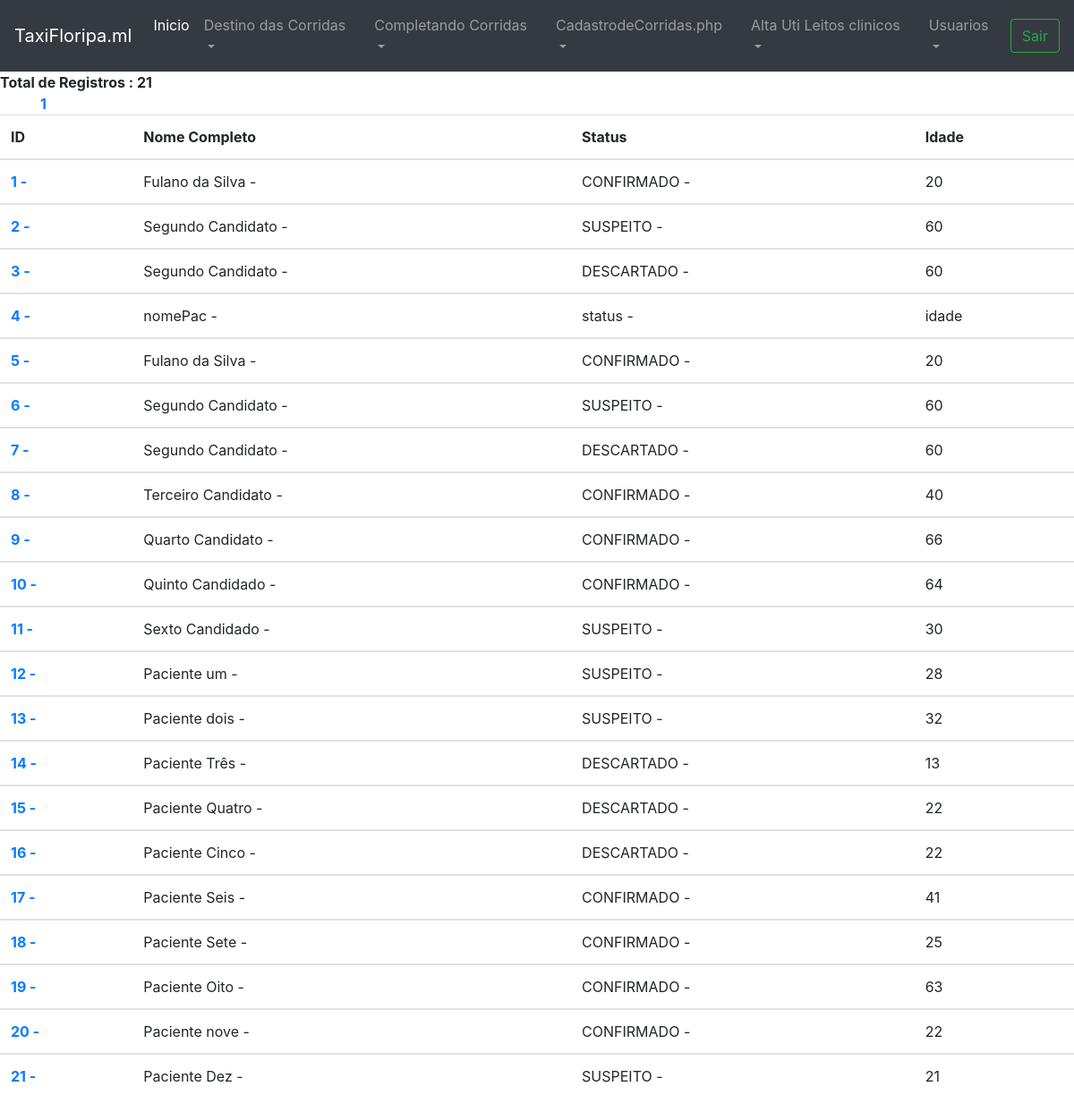
The page /taxi/listarPacientesUti.php (signed in) on the database its author committed.
### tables this page shows
CREATE TABLE `ocupainternadouti` (
  `id` int(11) NOT NULL,
  `internacao` varchar(100) NOT NULL,
  `cns` varchar(100) NOT NULL,
  `nomePac` varchar(100) NOT NULL,
  `idade` varchar(100) NOT NULL,
  `convenio` varchar(200) NOT NULL,
  `tipoLeito` varchar(200) NOT NULL,
  `vm` varchar(200) NOT NULL,
  `hospitalOrigem` varchar(250) NOT NULL,
  `CRIH` varchar(200) NOT NULL,
  `unidadeDestino` varchar(200) NOT NULL,
  `status` varchar(200) NOT NULL,
  `obs` varchar(250) NOT NULL
);

### taxi/listarPacientesUti.php (the view, shortened to what this page needs)
<!DOCTYPE html>
<html lang="pt-br">
   <head>
    <link rel="stylesheet" href="https://stackpath.bootstrapcdn.com/bootstrap/4.1.3/css/bootstrap.min.css">
    </head>
  <body>
<?php include("topo.php");
include("../conecta.php");
?>
 <table class="table table-hover">
  <thead>
    <tr>
      <th scope="col">ID</th>
      <th scope="col">Nome Completo</th>
      <th scope="col">Status</th>
      <th scope="col">Idade</th>
    </tr>
 </thead>
<?php
    $pagina = (isset($_GET['pagina']))? $_GET['pagina'] : 1;
    $cmd = "select * from ocupainternadouti";
    $produtos = mysqli_query($con,$cmd);
    $total = mysqli_num_rows($produtos);
    $registros = 1000000;
    $numPaginas = ceil($total/$registros);
    $inicio = ($registros*$pagina)-$registros;
    $cmd = "select * from ocupainternadouti limit $inicio,$registros";
    $produtos = mysqli_query($con,$cmd);
    echo "<b>";
    echo "Total de Registros : ".$total = mysqli_num_rows($produtos);
    echo "<br>";
    while ($produto = mysqli_fetch_array($produtos)) {
      echo "<tbody>";
      echo"<tr>";
      echo "<th scope='row'>";
      echo "<a href='ListarDetalhadamente.php?cod=$produto[id]'>";
      echo $produto['id']." - ";
      echo "</a>";
      echo "</th>";
      echo "<td>";
      echo $produto['nomePac']." - ";
      echo"</td>";
      echo "<td>";
      echo $produto['status']." - ";
      echo"</td>";
      echo "<td>";
      echo $produto['idade'];
      echo"</td>";
      echo "</tr>";
      echo"</tbody>";
  }
echo "<div class='container'>";
    for($i = 1; $i < $numPaginas + 1; $i++) {
        echo "<a href='listarPacientesUti.php?pagina=$i'>".$i."</a> ";
    }
echo "</div>";
?>

### rows shown on the page
ocupainternadouti: id "1", nomePac "Fulano da Silva", status "CONFIRMADO", idade "20"
ocupainternadouti: id "2", nomePac "Segundo Candidato", status "SUSPEITO", idade "60"
ocupainternadouti: id "3", nomePac "Segundo Candidato", status "DESCARTADO", idade "60"
ocupainternadouti: id "4", nomePac "nomePac", status "status", idade "idade"
ocupainternadouti: id "5", nomePac "Fulano da Silva", status "CONFIRMADO", idade "20"
ocupainternadouti: id "6", nomePac "Segundo Candidato", status "SUSPEITO", idade "60"
ocupainternadouti: id "7", nomePac "Segundo Candidato", status "DESCARTADO", idade "60"
ocupainternadouti: id "8", nomePac "Terceiro Candidato", status "CONFIRMADO", idade "40"
ocupainternadouti: id "9", nomePac "Quarto Candidato", status "CONFIRMADO", idade "66"
ocupainternadouti: id "10", nomePac "Quinto Candidado", status "CONFIRMADO", idade "64"
ocupainternadouti: id "11", nomePac "Sexto Candidado", status "SUSPEITO", idade "30"
ocupainternadouti: id "12", nomePac "Paciente um", status "SUSPEITO", idade "28"
ocupainternadouti: id "13", nomePac "Paciente dois", status "SUSPEITO", idade "32"
ocupainternadouti: id "14", nomePac "Paciente Três", status "DESCARTADO", idade "13"
ocupainternadouti: id "15", nomePac "Paciente Quatro", status "DESCARTADO", idade "22"
ocupainternadouti: id "16", nomePac "Paciente Cinco", status "DESCARTADO", idade "22"
ocupainternadouti: id "17", nomePac "Paciente Seis", status "CONFIRMADO", idade "41"
ocupainternadouti: id "18", nomePac "Paciente Sete", status "CONFIRMADO", idade "25"
ocupainternadouti: id "19", nomePac "Paciente Oito", status "CONFIRMADO", idade "63"
ocupainternadouti: id "20", nomePac "Paciente nove", status "CONFIRMADO", idade "22"
ocupainternadouti: id "21", nomePac "Paciente Dez", status "SUSPEITO", idade "21"

### other values the page prints
$total = mysqli_num_rows($produtos) "21"
